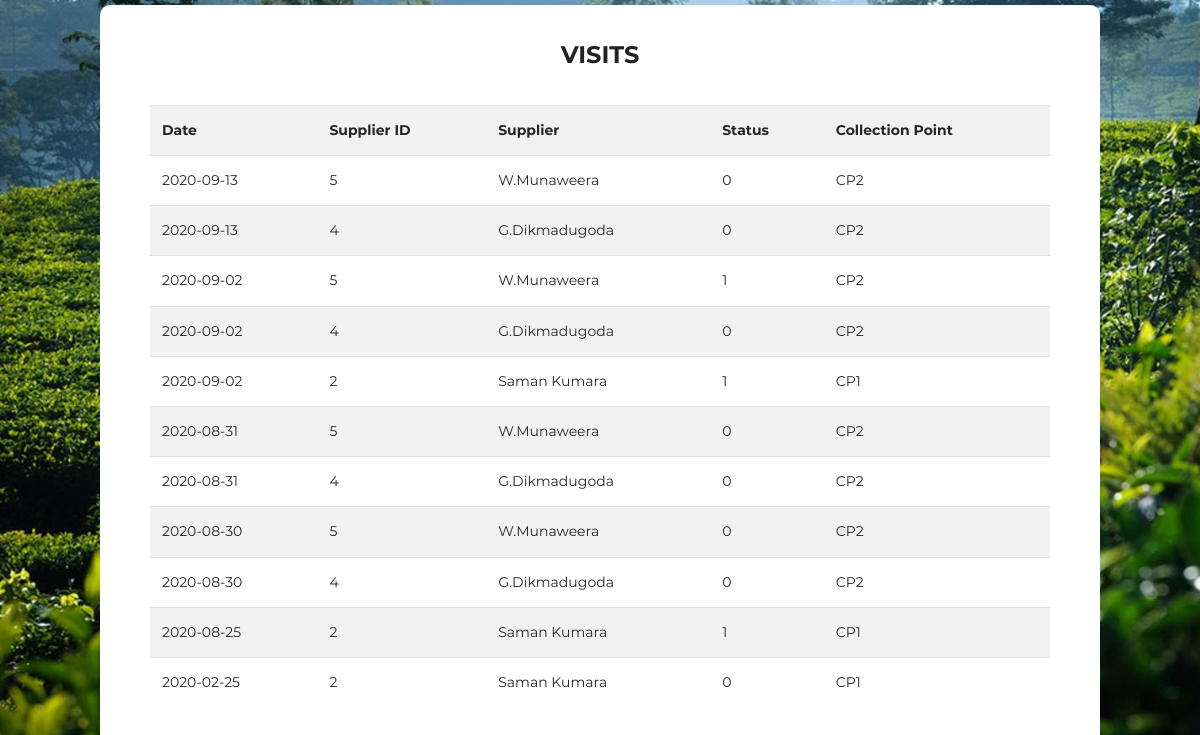
Page /DashboardCodeIgneter/index.php/visit/viewAllVisits on the committed database.
### tables this page shows
CREATE TABLE `visit` (
  `visit_id` int(11) NOT NULL,
  `date` date NOT NULL,
  `cre_timestamp` timestamp NOT NULL DEFAULT current_timestamp(),
  `status` tinyint(1) NOT NULL DEFAULT 0,
  `driver_id` int(5) NOT NULL,
  `cp_id` int(11) NOT NULL,
  `supplier_id` int(10) NOT NULL
);

CREATE TABLE `supplier` (
  `supplier_id` int(10) NOT NULL,
  `supplier_name` varchar(50) NOT NULL,
  `supplier_address` varchar(50) NOT NULL,
  `supplier_phone` varchar(12) NOT NULL,
  `cp_id` int(10) DEFAULT NULL
);

CREATE TABLE `collection_point` (
  `cp_id` int(10) NOT NULL,
  `cp_name` varchar(20) NOT NULL,
  `longitude` varchar(30) NOT NULL,
  `latitude` varchar(30) NOT NULL,
  `path_id` int(11) NOT NULL
);

### DashboardCodeIgneter/application/controllers/Visit.php (called while the page is built, shortened)
<?php
class Visit extends CI_Controller
{
    public function viewAllVisits()
    {
        $this->load->model('Visit_Model');
          $logs=$this->Visit_Model->getAllVisits();
          $data=array();
          $data['logs']=$logs;
          $this->load->view('view_all_visits',$data);
    }
}

### DashboardCodeIgneter/index.php (called while the page is built, shortened)
<?php
require_once BASEPATH.'core/CodeIgniter.php';

### DashboardCodeIgneter/application/models/Visit_Model.php (called while the page is built, shortened)
<?php
class Visit_Model extends CI_model
{
   function getAllVisits()
   {
    $this->db->select('v.visit_id,v.date,s.supplier_id,s.supplier_name,v.status,cp.cp_name');
    $this->db->from('visit v');
    $this->db->join('supplier s', 'v.supplier_id = s.supplier_id');
    $this->db->join('collection_point cp', 'v.cp_id = cp.cp_id');
    $this->db->order_by('v.date', 'DESC');
    return $this->db->get()->result_array();
   }
}

### DashboardCodeIgneter/application/views/view_all_visits.php (the view, shortened to what this page needs)
<!DOCTYPE html>
<html lang="en">
<head>
    <link rel="stylesheet" href="<?php echo base_url(); ?>assets/fonts/material-icon/css/material-design-iconic-font.min.css">
    <link class="one" rel="stylesheet" href="https://stackpath.bootstrapcdn.com/bootstrap/4.3.1/css/bootstrap.min.css">
    <link class="second" rel="stylesheet" href="<?php echo base_url(); ?>assets/css/style.css">
</head>
<body>
    <div class="main">
        <section class="signup">
            <div class="container2">
                <div class="table-content">
                <h2 class="form-title">Visits</h2>
                <div class="row">
                    <div class="col-md-12">
                        <table class="table table-striped">
                            <tr>
                                <th>Date</th>
                                <th>Supplier ID</th>
                                <th>Supplier</th>
                                <th>Status</th>
                                <th>Collection Point</th>
                            </tr>
                            <div class="overflow-auto">
                            <?php if(!empty($logs)){foreach ($logs as $log){?>
                                <td><?php echo $log['date']?></td>
                                <td><?php echo $log['supplier_id']?></td>
                                <td><?php echo $log['supplier_name']?></td>
                                <td><?php echo $log['status']?></td>
                                <td><?php echo $log['cp_name']?></td>
                            <?php } }else {?>
                            <tr>
                               <td colspan="5">Records not found</td>
                            </tr>
                            <?php } ?>
                            </div>
                        </table>
                    </div>
                </div>
                </div>
            </div>
        </section>
    </div>
</body>
</html>

### DashboardCodeIgneter/assets/css/style.css (style rules this page uses)
h2 { line-height: 1.66; margin: 0; padding: 0; font-weight: 900; color: #222; font-family: 'Montserrat'; font-size: 24px; text-transform: uppercase; text-align: center; margin-bottom: 30px; }
body { font-size: 14px; line-height: 1.8; color: #222; font-weight: 400; font-family: 'Montserrat'; background-image: url("../images/signup-bg.jpg"); background-repeat: no-repeat; background-size: cover; -moz-background-size: cover; -webkit-background-size: cover; -o-background-size: cover; -ms-background-size: cover; padding: 5px; }
.container2 { width:1000px; position: relative; margin: 0 auto; }
.table-content { background: #FFFF; border-radius: 10px; -moz-border-radius: 10px; -webkit-border-radius: 10px; -o-border-radius: 10px; -ms-border-radius: 10px; padding: 30px 50px; }

### rows in the picture
visit: date "2020-09-13", supplier.supplier_id "5", supplier.supplier_name "W.Munaweera", status "0", cp.cp_name "CP2"
visit: date "2020-09-13", supplier.supplier_id "4", supplier.supplier_name "G.Dikmadugoda", status "0", cp.cp_name "CP2"
visit: date "2020-09-02", supplier.supplier_id "5", supplier.supplier_name "W.Munaweera", status "1", cp.cp_name "CP2"
visit: date "2020-09-02", supplier.supplier_id "4", supplier.supplier_name "G.Dikmadugoda", status "0", cp.cp_name "CP2"
visit: date "2020-09-02", supplier.supplier_id "2", supplier.supplier_name "Saman Kumara", status "1", cp.cp_name "CP1"
visit: date "2020-08-31", supplier.supplier_id "5", supplier.supplier_name "W.Munaweera", status "0", cp.cp_name "CP2"
visit: date "2020-08-31", supplier.supplier_id "4", supplier.supplier_name "G.Dikmadugoda", status "0", cp.cp_name "CP2"
visit: date "2020-08-30", supplier.supplier_id "5", supplier.supplier_name "W.Munaweera", status "0", cp.cp_name "CP2"
visit: date "2020-08-30", supplier.supplier_id "4", supplier.supplier_name "G.Dikmadugoda", status "0", cp.cp_name "CP2"
visit: date "2020-08-25", supplier.supplier_id "2", supplier.supplier_name "Saman Kumara", status "1", cp.cp_name "CP1"
visit: date "2020-02-25", supplier.supplier_id "2", supplier.supplier_name "Saman Kumara", status "0", cp.cp_name "CP1"
